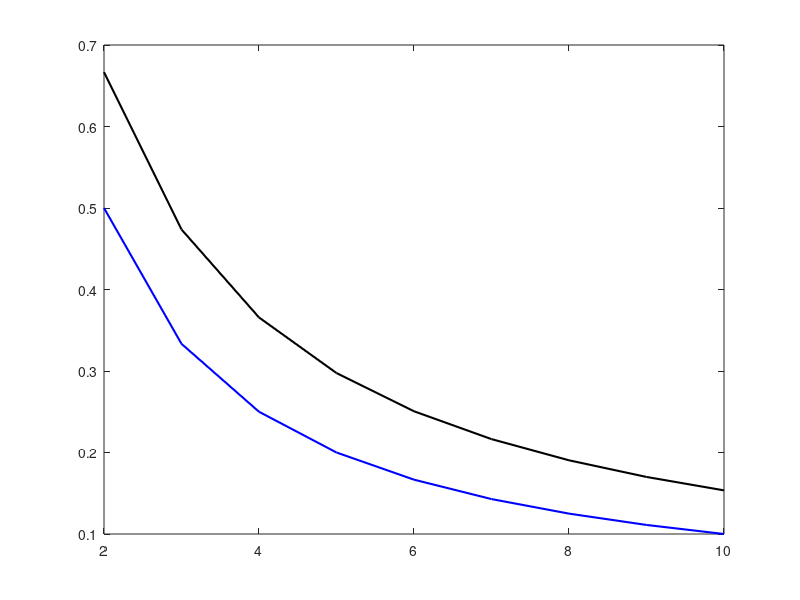

Reproduce this figure in MATLAB. (Note: this script raises an error after producing the figure.)
%%%%%%%%%%%%%%%%%%%%%%%%%%%%%%%%%%%%%%%%%%%%%%%%%%%%%%%%%%%%%%%%%%%%%%%%%%%
% Code description: This code is used to plot the status cooperation with
% hierarchy pursing with assortative mixing (\tau). Here we plot the
% analytical approximation range that cooperation is a stable strategy 
% in social dilemmas with different \tau. The sizes of groups are
% set to be from 2 to 10. 

% Author: Hsuan-Wei Wayne Lee
% Contact information: hwwaynelee@sinica.edu.tw
%%%%%%%%%%%%%%%%%%%%%%%%%%%%%%%%%%%%%%%%%%%%%%%%%%%%%%%%%%%%%%%%%%%%%%%%%%

%%%%%%%%%%%%%%%%%%%%%%%%%%%%%%%%%%%%%%%%%%%%%%%%%%%%%%%%%%%%%%%%%%%%%%%%%%

clear;
clc;
close all;

%%%%%%%%%%%%%%%%%%%%%%%%%%%%%%%%%%%%%%%%%%%%%%%%%%%%%%%%%%%%%%%%%%%%%%%%%%%
% parameter setting
%%%%%%%%%%%%%%%%%%%%%%%%%%%%%%%%%%%%%%%%%%%%%%%%%%%%%%%%%%%%%%%%%%%%%%%%%%

N = 10;

L = 2:N;


mark_upper = (L.^(L-1))./(L.^L-(L-1).^L);
lower_boud = 1./L;

plot(L,mark_upper,'LineWidth',1.5,'Color','k')
hold on


plot(L,lower_boud,'LineWidth',1.5,'Color','b')
hold on



n = 5; % you probably want to fix n
N = 10;

tau = 0;
b = 1;
c = 1;

color = jet(12);

BBB = 1;

for tau = 0:0.25:1
    
    upper_bound = [];

for n = 2:N

    fc = 1;
    
    % average payoff for C
   

    first_term = 0;
        
    sum_i = 0;

    for ii = 0:(n-1)
            
            sum_j = 0;
            
            for jj = 0:(ii+1)
                
                sum_j = sum_j + nchoosek((ii+1),jj)*(1/n)^jj*((n-1)/n)^(ii+1-jj)*(1-H_n(n,jj));

            end
            
            sum_i = sum_i + (((ii+1)/n)*(1/(ii+1)*nchoosek(n-1,ii)*(tau+(1-tau)*(fc+eps))^(ii)*((1-tau)*(1-(fc+eps)))^(n-1-ii)+...
                           ii/(ii+1)*(fc+eps)*nchoosek(n-1,ii)*(tau+(1-tau)*(fc+eps))^(ii-1)*((1-tau)*(1-(fc+eps)))^(n-1-ii))+...
                           ((n-ii-1)/n)*((1-(fc+eps))*nchoosek(n-1,ii)*((1-tau)*(fc+eps))^(ii)*(tau+(1-tau)*(1-(fc+eps)))^(n-2-ii)))*sum_j;   %(n-2-ii)??
    end

    first_term = (sum_i)*c;
    
    
    sum_ii = 0;

    for ii = 0:(n-1)
            
            sum_j = 0;
            
            for jj = 0:(ii+1)
                
               sum_k = 0;
                
               for kk = 0:(ii+1)
                   
                   sum_k = sum_k + nchoosek(ii+1,kk)*H_n(n,jj)^kk*(1-H_n(n,jj))^(ii+1-kk)*((kk)/n);

               end
               
               sum_j = sum_j + nchoosek((ii+1),jj)*(1/n)^jj*((n-1)/n)^(ii+1-jj)*sum_k;
               
            end
            
            sum_ii = sum_ii + (((ii+1)/n)*(1/(ii+1)*nchoosek(n-1,ii)*(tau+(1-tau)*(fc+eps))^(ii)*((1-tau)*(1-(fc+eps)))^(n-1-ii)+...
                            ii/(ii+1)*(fc+eps)*nchoosek(n-1,ii)*(tau+(1-tau)*(fc+eps))^(ii-1)*((1-tau)*(1-(fc+eps)))^(n-1-ii))+...
                           ((n-ii-1)/n)*((1-(fc+eps))*nchoosek(n-1,ii)*((1-tau)*(fc+eps))^(ii)*(tau+(1-tau)*(1-(fc+eps)))^(n-2-ii)))*(sum_j);  %(n-2-ii)??
 
    end
        
    second_term = sum_ii;


    W_C = first_term + second_term;
    

    Ac = sum_i;
    Ab = second_term;
    

    


    
    % average payoff for D
    
    
    
    triple_sum_D = 0;

    sum_i = 0;

        for ii = 0:(n-1)
            
            sum_j = 0;
            
            for jj = 0:ii
                
               sum_k = 0;
               
               for kk = 0:ii
                   
                   sum_k = sum_k + nchoosek(ii,kk)*H_n(n,jj)^kk*(1-H_n(n,jj))^(ii-kk)*(kk/n);
                   
               end
               
               sum_j = sum_j + nchoosek(ii,jj)*(1/n)^jj*((n-1)/n)^(ii-jj)*sum_k;
               
            end
            
            sum_i = sum_i + ((ii/n)*((fc+eps)*nchoosek(n-1,ii)*(tau+(1-tau)*(fc+eps))^(ii-1)*((1-tau)*(1-(fc+eps)))^(n-ii-1))+...
                    (n-ii)/n*((1/(n-ii)*nchoosek(n-1,ii)*((1-tau)*(fc+eps))^(ii)*(tau+(1-tau)*(1-(fc+eps)))^(n-ii-1))+((n-ii-1)/(n-ii)*(1-(fc+eps))*nchoosek(n-1,ii)*((1-tau)*(fc+eps))^(ii)*(tau+(1-tau)*(1-(fc+eps)))^(n-ii-2))))*(sum_j);
        end
        
    triple_sum_D = sum_i;

    W_D = c + triple_sum_D;

    Bc = 1;
    Bb = triple_sum_D;
   



    upper_bound = [upper_bound (Bb - Ab)/(Ac - 1)];
    
end

L = 2:N;


mark_upper = (L.^(L-1))./(L.^L-(L-1).^L);
lower_boud = 1./L;


plot(L,upper_bound,'b--o','LineWidth',3,'Color',color(12-BBB,:))
hold on



axis([1.95 10.05 -0.05 0.85])
box on

xlabel('n','FontSize',20,'FontWeight','bold')
ylabel('c/b','FontSize',20,'FontWeight','bold')
%set(gca, 'XTick', [0 1 2 3 4 5 6 7 8 9 10],'FontSize',16)
set(gca, 'XTick', [1 2 3 4 5 6 7 8 9 10],'FontSize',16)

BBB = BBB + 1;

end


% plot(L,mark_upper,'LineWidth',3,'Color','k')
% hold on
% 
% 
% plot(L,lower_boud,'LineWidth',3,'Color','b')
% hold on




title('Cooperation is a stable strategy in social dilemmas with different \tau','FontSize',20,'FontWeight','bold')









